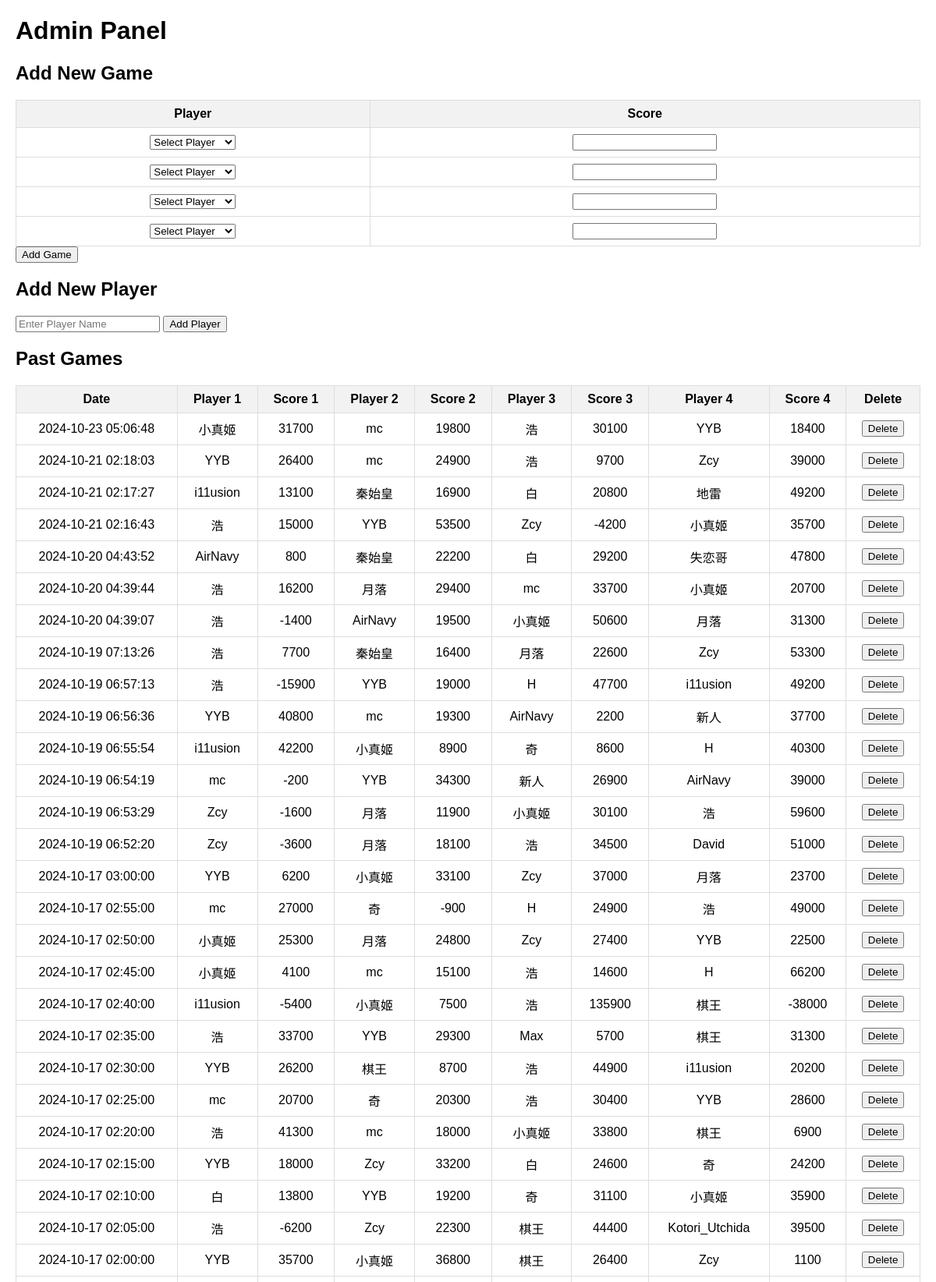
/admin (signed in, upper part), run on the app's committed database.
### tables this page shows
CREATE TABLE games (
    game_id INTEGER PRIMARY KEY AUTOINCREMENT,
    player1 TEXT NOT NULL,
    player2 TEXT NOT NULL,
    player3 TEXT NOT NULL,
    player4 TEXT NOT NULL,
    raw_score1 INTEGER NOT NULL,
    raw_score2 INTEGER NOT NULL,
    raw_score3 INTEGER NOT NULL,
    raw_score4 INTEGER NOT NULL,
    final_score1 INTEGER NOT NULL,
    final_score2 INTEGER NOT NULL,
    final_score3 INTEGER NOT NULL,
    final_score4 INTEGER NOT NULL,
    game_date TIMESTAMP DEFAULT CURRENT_TIMESTAMP
);

### app.py (the view, shortened to what this page needs)
@app.route("/admin", methods=["GET", "POST"])
def admin_page():
    if not session.get("is_admin"):
        flash("Admin access required.", "danger")
        return redirect(url_for("admin_login"))
    conn = get_db_connection()
    cursor = conn.cursor()
    conn.close()
    conn = get_db_connection()
    cursor = conn.cursor()
    cursor.execute("SELECT * FROM players ORDER BY name")
    players = cursor.fetchall()
    cursor.execute("""SELECT game_id, game_date, player1, player2, player3, player4, raw_score1,
    raw_score2, raw_score3, raw_score4 FROM games ORDER BY game_date DESC""")
    games = cursor.fetchall()
    conn.close()
    return render_template("admin_dashboard.html", players=players, games=games)

### app.py (called while the page is built)
def get_db_connection():
    conn = sqlite3.connect('mahjong.db')
    conn.row_factory = sqlite3.Row  # Return rows as dictionaries
    return conn

### templates/admin_dashboard.html (shortened to what this page needs)
<!DOCTYPE html>
<html lang="en">
<head>
</head>
<body>
    <h1>Admin Panel</h1>
    <div class="form-section">
        <h2>Add New Game</h2>
        <form method="POST">
            <table>
                <tr>
                    <th>Player</th>
                    <th>Score</th>
                </tr>
                {% for i in range(1, 5) %}
                <tr>
                    <td>
                        <select name="player{{ i }}" required>
                            <option value="" disabled selected>Select Player</option>
                        </select>
                    </td>
                    <td>
                        <input type="number" name="score{{ i }}" required>
                    </td>
                </tr>
                {% endfor %}
            </table>
            <button type="submit" name="add_game">Add Game</button>
        </form>
    </div>
    <div class="form-section">
        <h2>Add New Player</h2>
        <form method="POST">
            <input type="text" name="player_name" placeholder="Enter Player Name" required>
            <button type="submit" name="add_player">Add Player</button>
        </form>
    </div>
    <div class="form-section">
        <h2>Past Games</h2>
        <table>
            <tr>
                <th>Date</th>
                <th>Player 1</th>
                <th>Score 1</th>
                <th>Player 2</th>
                <th>Score 2</th>
                <th>Player 3</th>
                <th>Score 3</th>
                <th>Player 4</th>
                <th>Score 4</th>
                <th>Delete</th>
            </tr>
            {% for game in games %}
            <tr>
                <td>{{ game['game_date'] }}</td>
                <td>{{ game['player1'] }}</td>
                <td>{{ game['raw_score1'] }}</td>
                <td>{{ game['player2'] }}</td>
                <td>{{ game['raw_score2'] }}</td>
                <td>{{ game['player3'] }}</td>
                <td>{{ game['raw_score3'] }}</td>
                <td>{{ game['player4'] }}</td>
                <td>{{ game['raw_score4'] }}</td>
                <td>
                    <form method="POST" style="display: inline;">
                        <button type="submit" name="delete_game">Delete</button>
                    </form>
                </td>
            </tr>
            {% endfor %}
        </table>
    </div>
</body>
</html>

### templates/admin_dashboard.html (style rules this page uses)
body { font-family: Arial, sans-serif; margin: 20px; }
table { width: 100%; border-collapse: collapse; margin-top: 10px; }
th, td { padding: 8px 12px; border: 1px solid #ddd; text-align: center; }
th { background-color: #f2f2f2; }
.form-section { margin: 20px 0; }

### data on the page
games: game_date "2024-10-23 05:06:48", player1 "小真姬", raw_score1 "31700", player2 "mc", raw_score2 "19800", player3 "浩", raw_score3 "30100", player4 "YYB", raw_score4 "18400"
games: game_date "2024-10-21 02:18:03", player1 "YYB", raw_score1 "26400", player2 "mc", raw_score2 "24900", player3 "浩", raw_score3 "9700", player4 "Zcy", raw_score4 "39000"
games: game_date "2024-10-21 02:17:27", player1 "i11usion", raw_score1 "13100", player2 "秦始皇", raw_score2 "16900", player3 "白", raw_score3 "20800", player4 "地雷", raw_score4 "49200"
games: game_date "2024-10-21 02:16:43", player1 "浩", raw_score1 "15000", player2 "YYB", raw_score2 "53500", player3 "Zcy", raw_score3 "-4200", player4 "小真姬", raw_score4 "35700"
games: game_date "2024-10-20 04:43:52", player1 "AirNavy", raw_score1 "800", player2 "秦始皇", raw_score2 "22200", player3 "白", raw_score3 "29200", player4 "失恋哥", raw_score4 "47800"
games: game_date "2024-10-20 04:39:44", player1 "浩", raw_score1 "16200", player2 "月落", raw_score2 "29400", player3 "mc", raw_score3 "33700", player4 "小真姬", raw_score4 "20700"
games: game_date "2024-10-20 04:39:07", player1 "浩", raw_score1 "-1400", player2 "AirNavy", raw_score2 "19500", player3 "小真姬", raw_score3 "50600", player4 "月落", raw_score4 "31300"
games: game_date "2024-10-19 07:13:26", player1 "浩", raw_score1 "7700", player2 "秦始皇", raw_score2 "16400", player3 "月落", raw_score3 "22600", player4 "Zcy", raw_score4 "53300"
games: game_date "2024-10-19 06:57:13", player1 "浩", raw_score1 "-15900", player2 "YYB", raw_score2 "19000", player3 "H", raw_score3 "47700", player4 "i11usion", raw_score4 "49200"
games: game_date "2024-10-19 06:56:36", player1 "YYB", raw_score1 "40800", player2 "mc", raw_score2 "19300", player3 "AirNavy", raw_score3 "2200", player4 "新人", raw_score4 "37700"
games: game_date "2024-10-19 06:55:54", player1 "i11usion", raw_score1 "42200", player2 "小真姬", raw_score2 "8900", player3 "奇", raw_score3 "8600", player4 "H", raw_score4 "40300"
games: game_date "2024-10-19 06:54:19", player1 "mc", raw_score1 "-200", player2 "YYB", raw_score2 "34300", player3 "新人", raw_score3 "26900", player4 "AirNavy", raw_score4 "39000"
games: game_date "2024-10-19 06:53:29", player1 "Zcy", raw_score1 "-1600", player2 "月落", raw_score2 "11900", player3 "小真姬", raw_score3 "30100", player4 "浩", raw_score4 "59600"
games: game_date "2024-10-19 06:52:20", player1 "Zcy", raw_score1 "-3600", player2 "月落", raw_score2 "18100", player3 "浩", raw_score3 "34500", player4 "David", raw_score4 "51000"
games: game_date "2024-10-17 03:00:00", player1 "YYB", raw_score1 "6200", player2 "小真姬", raw_score2 "33100", player3 "Zcy", raw_score3 "37000", player4 "月落", raw_score4 "23700"
games: game_date "2024-10-17 02:55:00", player1 "mc", raw_score1 "27000", player2 "奇", raw_score2 "-900", player3 "H", raw_score3 "24900", player4 "浩", raw_score4 "49000"
games: game_date "2024-10-17 02:50:00", player1 "小真姬", raw_score1 "25300", player2 "月落", raw_score2 "24800", player3 "Zcy", raw_score3 "27400", player4 "YYB", raw_score4 "22500"
games: game_date "2024-10-17 02:45:00", player1 "小真姬", raw_score1 "4100", player2 "mc", raw_score2 "15100", player3 "浩", raw_score3 "14600", player4 "H", raw_score4 "66200"
games: game_date "2024-10-17 02:40:00", player1 "i11usion", raw_score1 "-5400", player2 "小真姬", raw_score2 "7500", player3 "浩", raw_score3 "135900", player4 "棋王", raw_score4 "-38000"
games: game_date "2024-10-17 02:35:00", player1 "浩", raw_score1 "33700", player2 "YYB", raw_score2 "29300", player3 "Max", raw_score3 "5700", player4 "棋王", raw_score4 "31300"
games: game_date "2024-10-17 02:30:00", player1 "YYB", raw_score1 "26200", player2 "棋王", raw_score2 "8700", player3 "浩", raw_score3 "44900", player4 "i11usion", raw_score4 "20200"
games: game_date "2024-10-17 02:25:00", player1 "mc", raw_score1 "20700", player2 "奇", raw_score2 "20300", player3 "浩", raw_score3 "30400", player4 "YYB", raw_score4 "28600"
games: game_date "2024-10-17 02:20:00", player1 "浩", raw_score1 "41300", player2 "mc", raw_score2 "18000", player3 "小真姬", raw_score3 "33800", player4 "棋王", raw_score4 "6900"
games: game_date "2024-10-17 02:15:00", player1 "YYB", raw_score1 "18000", player2 "Zcy", raw_score2 "33200", player3 "白", raw_score3 "24600", player4 "奇", raw_score4 "24200"
games: game_date "2024-10-17 02:10:00", player1 "白", raw_score1 "13800", player2 "YYB", raw_score2 "19200", player3 "奇", raw_score3 "31100", player4 "小真姬", raw_score4 "35900"
games: game_date "2024-10-17 02:05:00", player1 "浩", raw_score1 "-6200", player2 "Zcy", raw_score2 "22300", player3 "棋王", raw_score3 "44400", player4 "Kotori_Utchida", raw_score4 "39500"
games: game_date "2024-10-17 02:00:00", player1 "YYB", raw_score1 "35700", player2 "小真姬", raw_score2 "36800", player3 "棋王", raw_score3 "26400", player4 "Zcy", raw_score4 "1100"
